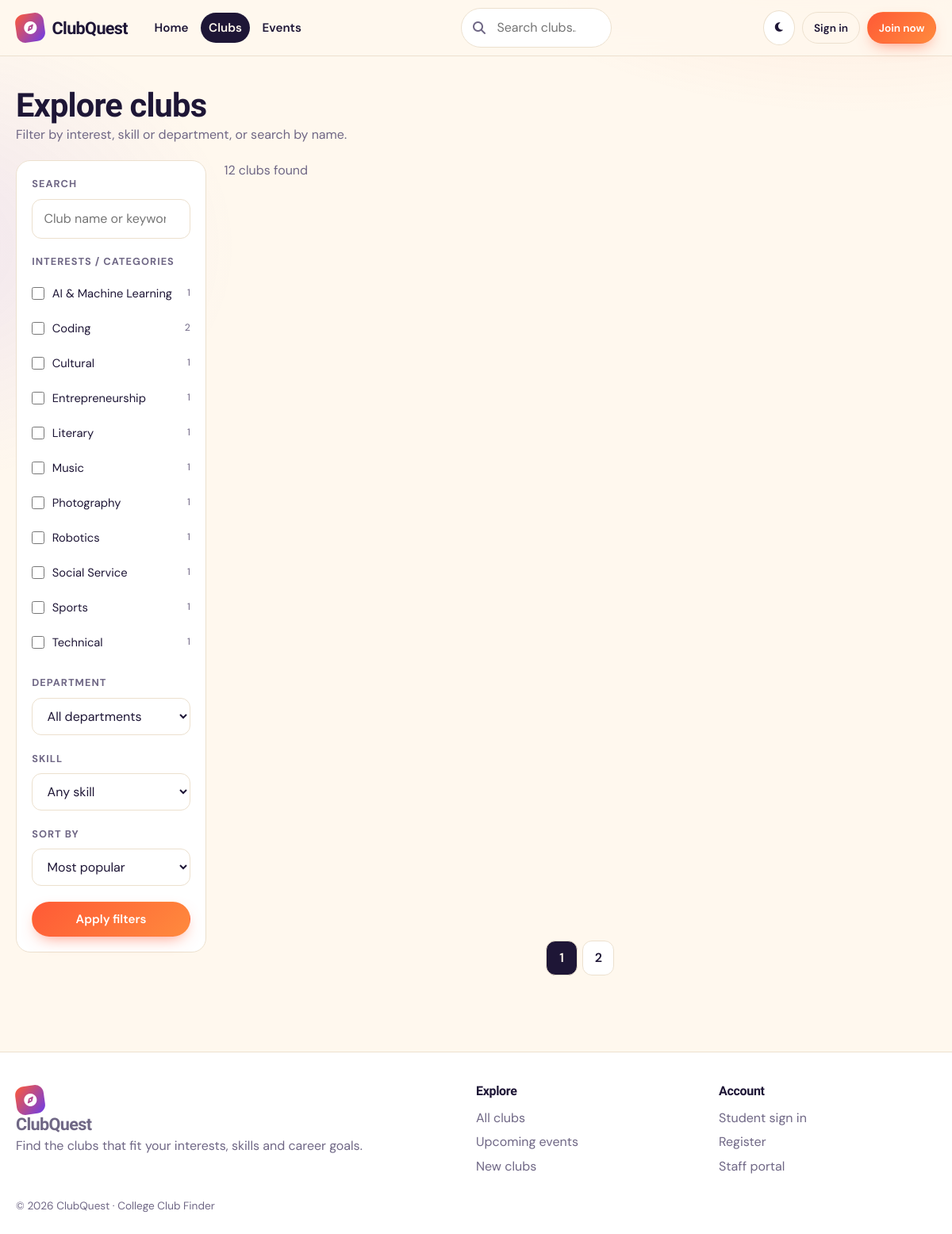
Screenshot of /clubs.php with the database file from the repository.
### tables this page shows
CREATE TABLE club_categories (
  id          INT UNSIGNED AUTO_INCREMENT PRIMARY KEY,
  name        VARCHAR(80) NOT NULL UNIQUE,
  slug        VARCHAR(100) NOT NULL UNIQUE,
  icon        VARCHAR(50) NOT NULL DEFAULT 'fa-users',    
  color       VARCHAR(7)  NOT NULL DEFAULT '#6C3CE9',
  description VARCHAR(255) NULL
);

### config/database.php (called while the page is built, shortened)
<?php
function db(): PDO
{
    static $pdo = null;
    if ($pdo === null) {
        $dsn = 'mysql:host=' . DB_HOST . ';port=' . DB_PORT . ';dbname=' . DB_NAME . ';charset=utf8mb4';
        try {
            $pdo = new PDO($dsn, DB_USER, DB_PASS, [
                PDO::ATTR_ERRMODE            => PDO::ERRMODE_EXCEPTION,
                PDO::ATTR_DEFAULT_FETCH_MODE => PDO::FETCH_ASSOC,
                PDO::ATTR_EMULATE_PREPARES   => false,
            ]);
        } catch (PDOException $e) {
            http_response_code(500);
            exit('<h2>Database connection failed.</h2><p>Import <code>database.sql</code> and check <code>config/database.php</code>.</p>');
        }
    }
    return $pdo;
}

### includes/queries.php (called while the page is built, shortened)
<?php
function all_categories(): array
{
    return db()->query('SELECT cat.*, (SELECT COUNT(*) FROM clubs c WHERE c.category_id=cat.id AND c.status="active") AS club_count FROM club_categories cat ORDER BY cat.name')->fetchAll();
}
function find_clubs(array $f, int $limit, int $offset): array
{
    $where = ['c.status="active"'];
    $p = [];
    $order = ['popular' => 'member_count DESC, c.name', 'recent' => 'c.created_at DESC', 'name' => 'c.name'][$f['sort'] ?? 'popular'] ?? 'member_count DESC, c.name';
    $w = implode(' AND ', $where);
    $cnt = db()->prepare("SELECT COUNT(*) FROM clubs c WHERE $w");
    $cnt->execute($p);
    $total = (int)$cnt->fetchColumn();
    $st = db()->prepare(CLUB_SELECT . " WHERE $w ORDER BY $order LIMIT $limit OFFSET $offset");
    $st->execute($p);
    return [$st->fetchAll(), $total];
}

### clubs.php (shortened to what this page needs)
<?php
require_once __DIR__ . '/includes/queries.php';
$user = current_user();
$cats = all_categories();
$skills = all_skills();
$filters = [
    'q'     => mb_substr(input('q'), 0, 80),
    'cats'  => array_values(array_filter(array_map('intval', (array)($_GET['cat'] ?? [])))),
    'dept'  => in_array(input('dept'), DEPARTMENTS, true) ? input('dept') : '',
    'skill' => mb_substr(input('skill'), 0, 40),
    'sort'  => in_array(input('sort'), ['popular', 'recent', 'name'], true) ? input('sort') : 'popular',
];
$suggestedMode = input('suggested') === '1' && $user && $user['role'] === 'student';
$perPage = 9;
$page = max(1, input_int('page', 1));
if ($suggestedMode) {
    $rows = suggest_clubs((int)$user['id'], 30);
    $total = count($rows);
    $pg = paginate($total, $perPage, $page);
    $rows = array_slice($rows, $pg['offset'], $perPage);
} else {
    [, $total] = find_clubs($filters, 1, 0);
    $pg = paginate($total, $perPage, $page);
    [$rows] = find_clubs($filters, $perPage, $pg['offset']);
}
$qs = $_GET; unset($qs['page']);
$hasFilters = $filters['q'] || $filters['cats'] || $filters['dept'] || $filters['skill'];
include __DIR__ . '/includes/header.php';
?>
<section class="page-head">
  <div class="container">
    <h1><?= $suggestedMode ? 'Clubs picked for you' : 'Explore clubs' ?></h1>
    <p class="muted"><?= $suggestedMode ? 'Matched against your interests, skills and department.' : 'Filter by interest, skill or department, or search by name.' ?></p>
  </div>
</section>
<div class="container clubs-layout">
<?php if (!$suggestedMode): ?>
  <aside class="filters" id="filters">
    <form method="get" id="filter-form">
      <div class="filter-group"><label class="filter-title" for="fq">Search</label>
        <input id="fq" type="search" name="q" value="<?= e($filters['q']) ?>" placeholder="Club name or keyword"></div>
      <div class="filter-group"><span class="filter-title">Interests / categories</span>
        <?php foreach ($cats as $c): ?>
          <label class="check"><input type="checkbox" name="cat[]" value="<?= (int)$c['id'] ?>" <?= in_array((int)$c['id'], $filters['cats'], true) ? 'checked' : '' ?>><span><?= e($c['name']) ?></span><small><?= (int)$c['club_count'] ?></small></label>
        <?php endforeach; ?></div>
      <div class="filter-group"><label class="filter-title" for="fd">Department</label>
        <select id="fd" name="dept"><option value="">All departments</option><?php foreach (DEPARTMENTS as $d): ?><option <?= $d === $filters['dept'] ? 'selected' : '' ?>><?= e($d) ?></option><?php endforeach; ?></select></div>
      <div class="filter-group"><label class="filter-title" for="fs">Skill</label>
        <select id="fs" name="skill"><option value="">Any skill</option><?php foreach ($skills as $s): ?><option <?= strcasecmp($s, $filters['skill']) === 0 ? 'selected' : '' ?>><?= e($s) ?></option><?php endforeach; ?></select></div>
      <div class="filter-group"><label class="filter-title" for="fo">Sort by</label>
        <select id="fo" name="sort"><option value="popular" <?= $filters['sort'] === 'popular' ? 'selected' : '' ?>>Most popular</option></select></div>
      <div class="filter-actions"><button class="btn btn-primary btn-block" type="submit">Apply filters</button>
        <?php if ($hasFilters || $filters['sort'] !== 'popular'): ?><a class="btn btn-ghost btn-block" href="<?= e(url('clubs.php')) ?>">Clear all</a><?php endif; ?></div>
    </form>
  </aside>
<?php endif; ?>
  <section class="results <?= $suggestedMode ? 'full' : '' ?>">
    <p class="result-count muted"><?= (int)$total ?> club<?= $total === 1 ? '' : 's' ?> found</p>
    <?php if ($rows): ?>
      <div class="card-grid cols-3"><?php foreach ($rows as $c) echo club_card($c, $c['why'] ?? []); ?></div>
      <?= pagination_html($pg, $qs) ?>
    <?php elseif ($suggestedMode): ?>
      <?= empty_state('wand-magic-sparkles', 'No suggestions yet', 'Select your interests and skills in your profile and we will match clubs for you.', '<a class="btn btn-primary" href="' . e(url('student/profile.php')) . '">Set my interests</a>') ?>
    <?php else: ?>
      <?= empty_state('magnifying-glass', 'No clubs match your filters', 'Try removing a filter or searching for something broader.', '<a class="btn btn-primary" href="' . e(url('clubs.php')) . '">Reset filters</a>') ?>
    <?php endif; ?>
  </section>
</div>
<?php include __DIR__ . '/includes/footer.php'; ?>

### assets/css/style.css (style rules this page uses)
:root { --bg:#FFF8EE; --surface:#FFFFFF; --surface-2:#FFF0DE; --ink:#1E1636; --muted:#6F6785; --line:#ECE0CE; --primary:#FF5A36; --primary-2:#FF8A3D; --primary-ink:#fff; --accent:#6C3CE9; --sun:#FFC83D; --ok:#14915B; --warn:#C27803; --bad:#D6336C; --shadow:0 1px 2px rgba(30,22,54,.06),0 10px 30px -12px rgba(30,22,54,.18); --shadow-lg:0 24px 60px -20px rgba(108,60,233,.35); --r:18px; --r-sm:12px; --font:'DM Sans',system-ui,sans-serif; --display:'Bricolage Grotesque','DM Sans',sans-serif; --ease:cubic-bezier(.2,.8,.2,1); }
* { box-sizing:border-box;margin:0 }
html { scroll-behavior:smooth }
body { font-family:var(--font);background:var(--bg);color:var(--ink);line-height:1.6;font-size:16px;-webkit-font-smoothing:antialiased;transition:background .3s,color .3s }
body::before { content:"";position:fixed;inset:0;z-index:-1;pointer-events:none; background:radial-gradient(900px 500px at 90% -10%,rgba(255,90,54,.12),transparent 60%),radial-gradient(700px 500px at -10% 20%,rgba(108,60,233,.10),transparent 60%) }
h1,h2,h3,h4 { font-family:var(--display);line-height:1.15;letter-spacing:-.02em }
h1 { font-size:clamp(2rem,4.5vw,3.4rem);font-weight:800 }
.container { width:min(1180px,100% - 2.5rem);margin-inline:auto }
.muted { color:var(--muted) }
.btn { display:inline-flex;align-items:center;justify-content:center;gap:.5rem;padding:.7rem 1.2rem;border-radius:999px;border:1.5px solid transparent;font:600 .95rem var(--font);cursor:pointer;transition:transform .2s var(--ease),box-shadow .2s,background .2s;text-decoration:none!important;white-space:nowrap }
.btn-primary { background:linear-gradient(135deg,var(--primary),var(--primary-2));color:var(--primary-ink);box-shadow:0 8px 20px -8px rgba(255,90,54,.7) }
.btn-block { width:100% }
.page-head { padding:2.4rem 0 1.2rem }
.page-head h1 { font-size:clamp(1.8rem,3.5vw,2.6rem) }
.card-grid { display:grid;grid-template-columns:repeat(auto-fill,minmax(285px,1fr));gap:1.3rem }
.clubs-layout { display:grid;grid-template-columns:270px 1fr;gap:2rem;padding-bottom:3rem;align-items:start }
.filters { position:sticky;top:90px;background:var(--surface);border:1px solid var(--line);border-radius:var(--r);padding:1.2rem }
.filter-group { margin-bottom:1.2rem }
.filter-title { display:block;font-weight:700;font-size:.8rem;text-transform:uppercase;letter-spacing:.08em;color:var(--muted);margin-bottom:.5rem }
.check { display:flex;align-items:center;gap:.6rem;padding:.25rem 0;cursor:pointer;font-size:.92rem }
.check span { flex:1 }
.check small { color:var(--muted) }
.check input { accent-color:var(--primary);width:16px;height:16px }
.filter-actions { display:grid;gap:.5rem }
.result-count { margin-bottom:1rem }
.card-grid.cols-3 { grid-template-columns:repeat(auto-fill,minmax(250px,1fr)) }
input:not([type=checkbox]):not([type=radio]):not([type=color]):not([type=file]),select,textarea { width:100%;padding:.7rem .9rem;border-radius:var(--r-sm);border:1.5px solid var(--line);background:var(--surface);color:var(--ink);font:inherit;transition:.2s }

### assets/css/responsive.css (style rules this page uses)
html { -webkit-text-size-adjust:100%;text-size-adjust:100% }
body { overflow-x:hidden }
.container,.narrow,.narrow-2 { width:min(1180px,100% - clamp(1.25rem,5vw,2.5rem)) }
h1,h2,h3 { overflow-wrap:anywhere }
:root { --tap:44px }
@media (hover:none),(pointer:coarse) { .btn,.icon-btn,.tabs a,.pagination a,.interest span,.check { min-height:var(--tap) } }
@media (hover:none),(pointer:coarse) { input:not([type=checkbox]):not([type=radio]),select,textarea { font-size:16px } }
@media (max-width:1200px) { .clubs-layout { grid-template-columns:240px 1fr;gap:1.4rem } }

### rows the page displays
club_categories: name "AI & Machine Learning", club_count "1"
club_categories: name "Coding", club_count "2"
club_categories: name "Cultural", club_count "1"
club_categories: name "Entrepreneurship", club_count "1"
club_categories: name "Literary", club_count "1"
club_categories: name "Music", club_count "1"
club_categories: name "Photography", club_count "1"
club_categories: name "Robotics", club_count "1"
club_categories: name "Social Service", club_count "1"
club_categories: name "Sports", club_count "1"
club_categories: name "Technical", club_count "1"

### other values shown
APP_NAME "ClubQuest"
$total "12"
